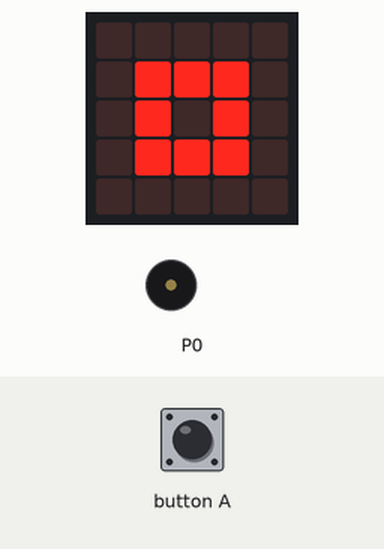
Bench run of a program on a simulated BBC micro:bit (MakeCode). On the bench: the board's 5×5 LED display, buzzer (waves = sounding). Inputs (shaded band) come from the test bench.

Above: at 1.2 s.
1.3 s: button A pressed for 0.15 s
At 2.2 s:
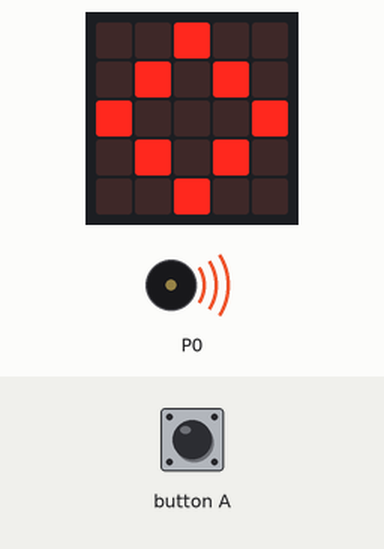
At 5.2 s:
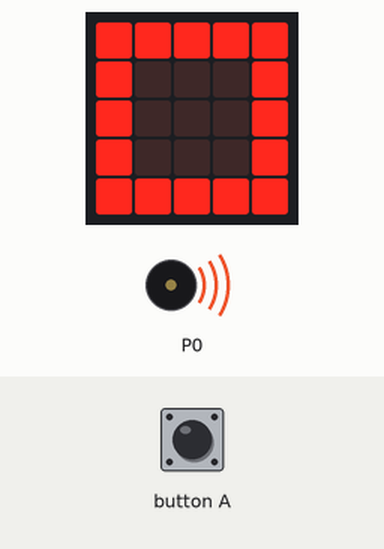
Timing chart, 0 to 13.4 s (numbered marks = the images above; inputs shaded):
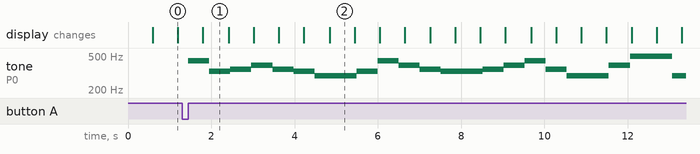

The program:

main.ts
```typescript
input.onButtonPressed(Button.A, function () {
    music.playTone(440, music.beat(BeatFraction.Whole))
    music.playTone(330, music.beat(BeatFraction.Whole))
    music.playTone(349, music.beat(BeatFraction.Whole))
    music.playTone(392, music.beat(BeatFraction.Whole))
    music.playTone(349, music.beat(BeatFraction.Whole))
    music.playTone(330, music.beat(BeatFraction.Whole))
    music.playTone(294, music.beat(BeatFraction.Whole))
    music.playTone(294, music.beat(BeatFraction.Whole))
    music.playTone(330, music.beat(BeatFraction.Whole))
    music.playTone(440, music.beat(BeatFraction.Whole))
    music.playTone(392, music.beat(BeatFraction.Whole))
    music.playTone(349, music.beat(BeatFraction.Whole))
    music.playTone(330, music.beat(BeatFraction.Whole))
    music.playTone(330, music.beat(BeatFraction.Whole))
    music.playTone(349, music.beat(BeatFraction.Whole))
    music.playTone(392, music.beat(BeatFraction.Whole))
    music.playTone(440, music.beat(BeatFraction.Whole))
    music.playTone(349, music.beat(BeatFraction.Whole))
    music.playTone(294, music.beat(BeatFraction.Whole))
    music.playTone(294, music.beat(BeatFraction.Whole))
    music.playTone(392, music.beat(BeatFraction.Whole))
    music.playTone(494, music.beat(BeatFraction.Whole))
    music.playTone(494, music.beat(BeatFraction.Whole))
    music.playTone(294, music.beat(BeatFraction.Whole))
    music.playTone(294, music.beat(BeatFraction.Whole))
    music.playTone(262, music.beat(BeatFraction.Whole))
    music.playTone(494, music.beat(BeatFraction.Whole))
    music.playTone(494, music.beat(BeatFraction.Whole))
    music.playTone(440, music.beat(BeatFraction.Whole))
    music.playTone(349, music.beat(BeatFraction.Whole))
    music.playTone(440, music.beat(BeatFraction.Whole))
    music.playTone(440, music.beat(BeatFraction.Whole))
    music.playTone(392, music.beat(BeatFraction.Whole))
    music.playTone(349, music.beat(BeatFraction.Whole))
    music.playTone(392, music.beat(BeatFraction.Whole))
    music.playTone(440, music.beat(BeatFraction.Whole))
    music.playTone(349, music.beat(BeatFraction.Whole))
    music.playTone(294, music.beat(BeatFraction.Whole))
    music.playTone(294, music.beat(BeatFraction.Whole))
})
basic.forever(function () {
    basic.showIcon(IconNames.Square)
    basic.showIcon(IconNames.SmallSquare)
    basic.showIcon(IconNames.SmallDiamond)
    basic.showIcon(IconNames.Diamond)
})
```

test.ts
```typescript
// aquí va el archivo "tests"; esto no se compilará cuando este paquete se utilice como una extensión.
```

Measured:
- after the input at 1.3 s, tone on P0: plays 440 Hz for 0.51 s, 330 Hz for 0.51 s, 349 Hz for 0.51 s, 392 Hz for 0.51 s, 349 Hz for 0.51 s, 330 Hz for 0.51 s … (20 notes in this stretch), starting after 0.15 s
- what the display in image 0 shows lasts 0.6 s, from 0.6 s to 1.2 s
